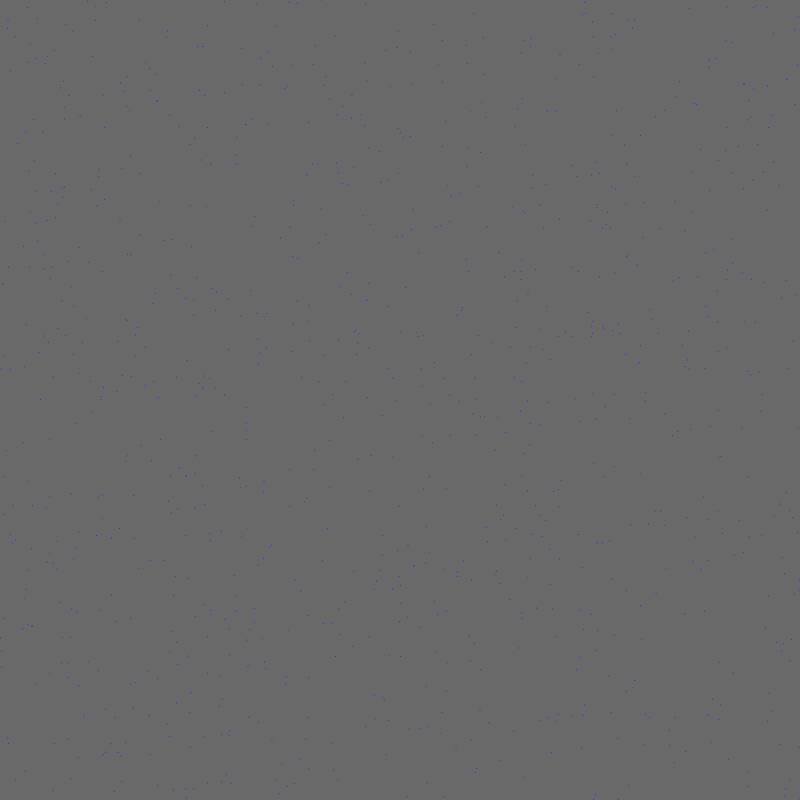
Frame 1 (no input)
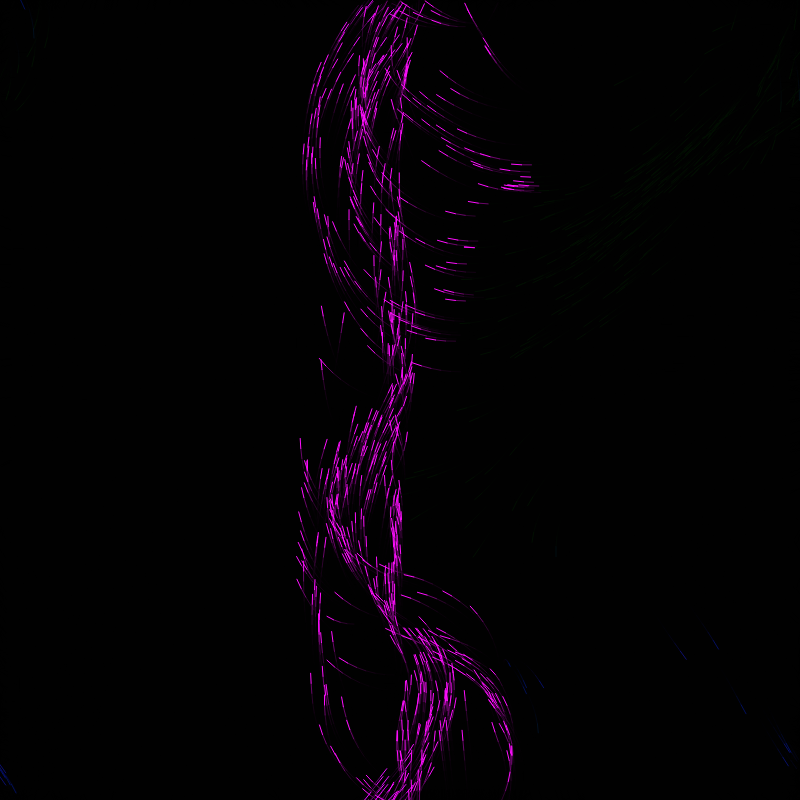
Frame 60 (no input)
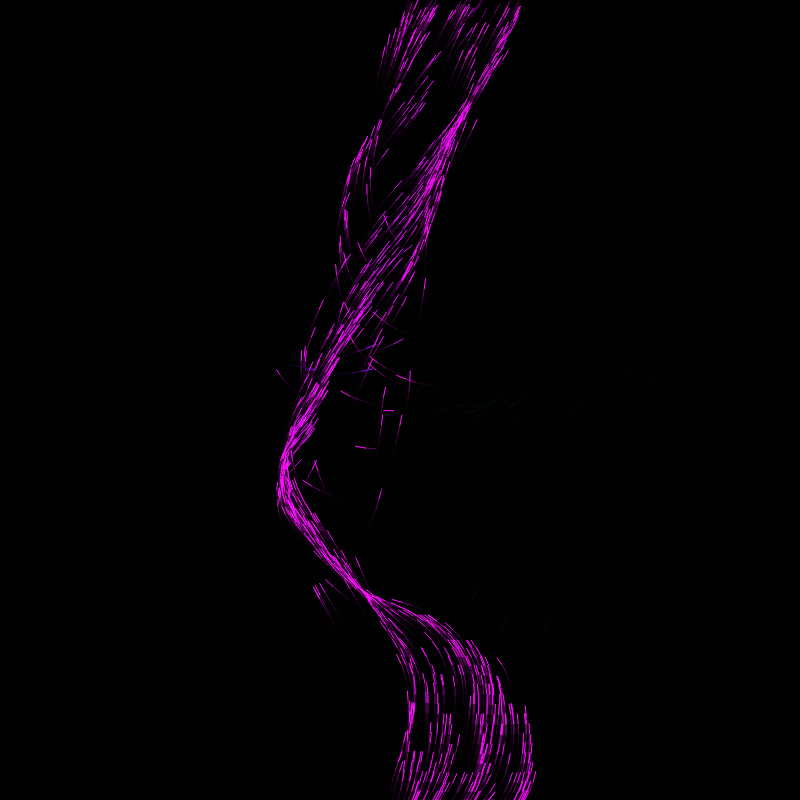
Frame 120 (the mouse pressed at the canvas centre since frame 60)

The p5.js sketch that drew these frames (run headless with seeded random() and noise() and a simulated clock; from frame 60 on, the mouse is pressed at the canvas centre):

// p5.js sketch
// ── sketch.js
var inc = 0.1;
var scl = 100;
var cols, rows;

var zoff = 0;

var fr;

var particles = [];

var flowfield;

function setup() {
	createCanvas(800, 800);
	pixelDensity(1);
	cols = floor(width / scl);
	rows = floor(height / scl);
	fr = createP('');

	flowfield = new Array(cols * rows);

	for (var i = 0; i < 1000; i++) {
		particles[i] = new Particle();
	}

}

function draw() {
	background(0, 150);

	var yoff = 0;
	for (var y = 0; y < cols; y++) {
		var xoff = 0;
		for (var x = 0; x < rows; x++) {
			var index = x + y * cols;
			var angle = noise(xoff, yoff, zoff) * TWO_PI * 4;
			var v = p5.Vector.fromAngle(angle);
			v.setMag(1);
			flowfield[index] = v;
			xoff += inc;
			stroke(1, 0);
			strokeWeight(1);
			push();
			translate(x*scl, y*scl);
			rotate(v.heading());
			//line(0, 0, scl, 0);
			pop();
		}
		yoff += inc;
		zoff += 0.0003;
	}

	for (var i = 0; i < particles.length; i++) {
		particles[i].update();
		particles[i].follow(flowfield);
		particles[i].edges();
		particles[i].show();
	}
}
// ── particle.js
function Particle() {
	this.pos = createVector(random(width), random(height));
	this.vel = createVector(0, 0);
	this.acc = createVector(0, 0);
	this.maxspeed = 10;
	this.prevPos = this.pos.copy();

	this.update = function() {
		this.vel.add(this.acc);
		this.vel.limit(this.maxspeed);
		this.pos.add(this.vel);
		this.acc.mult(0);
	}

	this.applyForce = function(force) {
		this.acc.add(force);
	}

	this.show = function() {
		var dir = this.vel.heading();
		stroke(map(-dir, 0, 1, 125, 244), 
			   14, map(dir, 0, 1, 244, 100), 255);
		// stroke(255, (this.vel.mag() - map(this.acc.mag(), 0, 10, 0, 1) * 255));
		strokeWeight(1);
		line(this.pos.x, this.pos.y, this.prevPos.x, this.prevPos.y);
		this.updatePrev();
	}

	this.updatePrev = function() {
		this.prevPos.x = this.pos.x;
		this.prevPos.y = this.pos.y;
	}

	this.edges = function() {
		if (this.pos.x > width) {
			this.pos.x = 0;
			this.updatePrev();
		}
		if (this.pos.x < 0) {
			this.pos.x = width;
			this.updatePrev();
		}
		if (this.pos.y > height) {
			this.pos.y = 0;
			this.updatePrev();
		}
		if (this.pos.y < 0) {
			this.pos.y = height;
			this.updatePrev();
		}
	}

	this.follow = function(vectors) {
		var x = floor(this.pos.x / scl);
		var y = floor(this.pos.y / scl);
		var index = x + y * cols;
		var force = vectors[index];
		this.applyForce(force);
	}
}
